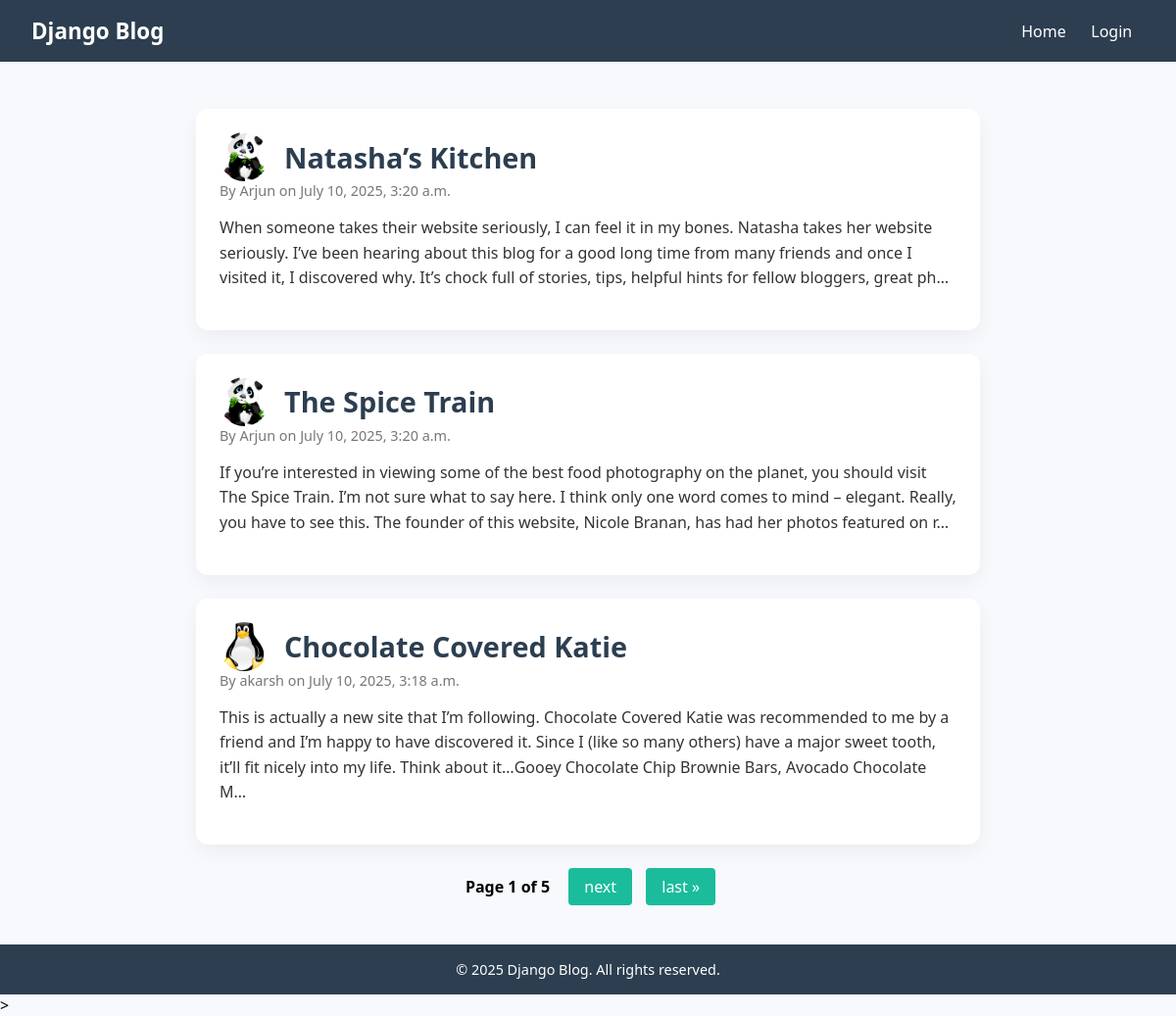
The page / on the database its author committed.
### blog/models.py (models this page shows, shortened)
class Post(models.Model):
    title = models.CharField(max_length=100)
    content = models.TextField()
    date_posted= models.DateTimeField(default= timezone.now)
    author = models.ForeignKey(User , on_delete=models.CASCADE)

### user/models.py (models this page shows, shortened)
class Profile(models.Model):
    user = models.OneToOneField(User, on_delete=models.CASCADE)
    image = models.ImageField(default='default.jpg', upload_to='profile_pics')

### blog/views.py (the view)
# urls.py: path('' , PostListView.as_view() , name = 'Blog-Home'),
class PostListView(ListView):
    model = Post
    template_name = 'home.html'
    context_object_name = 'posts'
    ordering = ['-date_posted']
    paginate_by = 3

### blog/templates/home.html (shortened to what this page needs)
{% extends 'base.html' %}
{% block container %}
<div class="container">
    {% for post in posts %}
        <div class="post">
            <div style="display: flex; align-items: center; gap: 1rem;">
                <img src="{{ post.author.profile.image.url }}" alt="{{ post.author.username }} profile"
                     style="width: 50px; height: 50px; object-fit: cover; border-radius: 50%;">
                <h2 style="margin: 0;">
                    <a href="{% url 'post_view' post.pk %}">{{ post.title }}</a>
                </h2>
            </div>
            <div class="meta">
                By {{ post.author }} on {{ post.date_posted }}
            </div>
            <p>{{ post.content|truncatechars:300 }}</p>
        </div>
    {% empty %}
        <p>No posts available.</p>
    {% endfor %}
<div style="text-align:center; margin-top: 2rem;">
    <div class="pagination">
        {% if is_paginated %}
            <div>
                <span>Page {{ page_obj.number }} of {{ page_obj.paginator.num_pages }}</span>
                {% if page_obj.has_next %}
                    <a href="?page={{ page_obj.next_page_number }}">next</a>
                    <a href="?page={{ page_obj.paginator.num_pages }}">last &raquo;</a>
                {% endif %}
            </div>
        {% endif %}
    </div>
</div>
</div>
{% endblock %}

### blog/templates/base.html (shortened to what this page needs)
<!DOCTYPE html>
<html lang="en">
<head>
</head>
<body>
    {% load static %}
    {% block navbar %}
    <nav>
        <div class="logo"><strong>Django Blog</strong></div>
        <div class="nav-links">
            <a href="{% url 'Blog-Home' %}">Home</a>
            {% if user.is_authenticated %}
            <a href="{% url 'profile' %}">Profile</a>
            <a href="{% url 'post_create' %}">Create Post</a>
                <form method="POST" action="{% url 'logout' %}" style="display: inline;">
                    {% csrf_token %}
                    <button type="submit" class="logout-link">Logout</button>
                </form>
            {% else %}
                <a href="{% url 'login' %}">Login</a>
            {% endif %}
        </div>
    </nav>
    {% endblock %}
    {% block container %}{% endblock %}
    {% block footer %}
    <footer>
        &copy; 2025 Django Blog. All rights reserved.
    </footer>
    {% endblock %}
</body>
</html>

### blog/templates/base.html (style rules this page uses)
body { margin: 0; font-family: 'Segoe UI', sans-serif; background: #f7f9fc; display: flex; flex-direction: column; min-height: 100vh; }
nav { background: #2c3e50; color: white; padding: 1rem 2rem; display: flex; justify-content: space-between; align-items: center; animation: slideDown 0.6s ease; }
.logo { font-size: 1.4rem; font-weight: bold; }
.nav-links { display: flex; align-items: center; }
.nav-links a, .nav-links button.logout-link { color: white; margin: 0 0.8rem; text-decoration: none; font-size: 1rem; background: none; border: none; font-family: inherit; cursor: pointer; transition: color 0.3s ease; }
.container { flex-grow: 1; max-width: 800px; width: 100%; margin: 2rem auto; padding: 0 1rem; animation: fadeIn 1s ease; }
.post { background: white; border-radius: 12px; padding: 1.5rem; margin-bottom: 1.5rem; box-shadow: 0 4px 10px rgba(0, 0, 0, 0.05); transition: transform 0.3s ease; }
.post h2 { margin: 0 0 0.5rem; color: #2c3e50; }
.post h2 a { color: #2c3e50; text-decoration: none; border-bottom: 2px solid transparent; transition: 0.3s ease; }
.meta { font-size: 0.9rem; color: #888; margin-bottom: 0.5rem; }
.post p { color: #555; }
footer { background: #2c3e50; color: white; text-align: center; padding: 1rem; font-size: 0.9rem; margin-top: auto; }

### blog/templates/home.html (style rules this page uses)
.container { max-width: 800px; margin: 2rem auto; padding: 1rem; }
.post { background-color: #ffffff; border-radius: 12px; padding: 1.5rem; margin-bottom: 1.5rem; box-shadow: 0 8px 20px rgba(0, 0, 0, 0.05); transition: transform 0.3s ease; }
.post h2 { margin-bottom: 0.3rem; font-size: 1.8rem; }
.post h2 a { color: #2c3e50; text-decoration: none; transition: color 0.3s ease, border-bottom 0.3s ease; border-bottom: 2px solid transparent; padding-bottom: 2px; }
.meta { font-size: 0.9rem; color: #777; margin-bottom: 1rem; }
.post p { font-size: 1rem; line-height: 1.6; color: #333; }
.pagination a { padding: 0.5rem 1rem; background: #1abc9c; color: white; text-decoration: none; margin: 0 5px; border-radius: 4px; }
.pagination span { margin: 0 10px; font-weight: bold; }

### rows shown on the page
Post: author.profile.image (picture), title "Natasha’s Kitchen", author "Arjun", date_posted "July 10, 2025, 3:20 a.m.", content "When someone takes their website seriously, I can feel it in my bones. Natasha takes her website seriously. I’ve been hearing about this blog for a good long time from many friends and once I visited it, I discovered why. It’s chock full of stories, tips, helpful hints for fellow bloggers, great ph…"
Post: author.profile.image (picture), title "The Spice Train", author "Arjun", date_posted "July 10, 2025, 3:20 a.m.", content "If you’re interested in viewing some of the best food photography on the planet, you should visit The Spice Train. I’m not sure what to say here. I think only one word comes to mind – elegant. Really, you have to see this. The founder of this website, Nicole Branan, has had her photos featured on r…"
Post: author.profile.image (picture), title "Chocolate Covered Katie", author "akarsh", date_posted "July 10, 2025, 3:18 a.m.", content "This is actually a new site that I’m following. Chocolate Covered Katie was recommended to me by a friend and I’m happy to have discovered it. Since I (like so many others) have a major sweet tooth, it’ll fit nicely into my life. Think about it…Gooey Chocolate Chip Brownie Bars, Avocado Chocolate M…"

### other values the page prints
{{ page_obj.number }} "1"
{{ page_obj.paginator.num_pages }} "5"
